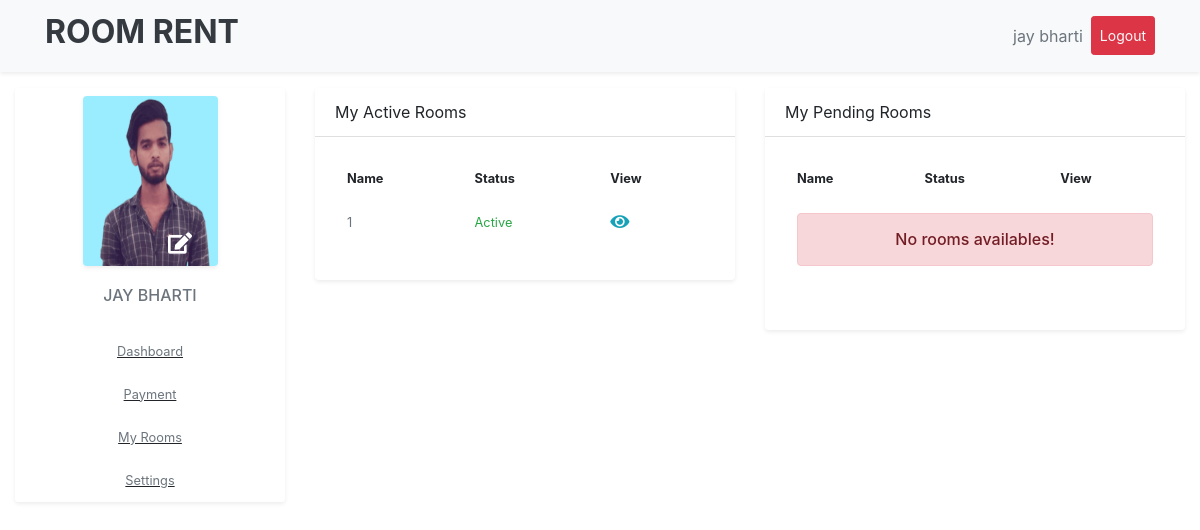
The app's page /renter_rooms/ (signed in), older data.
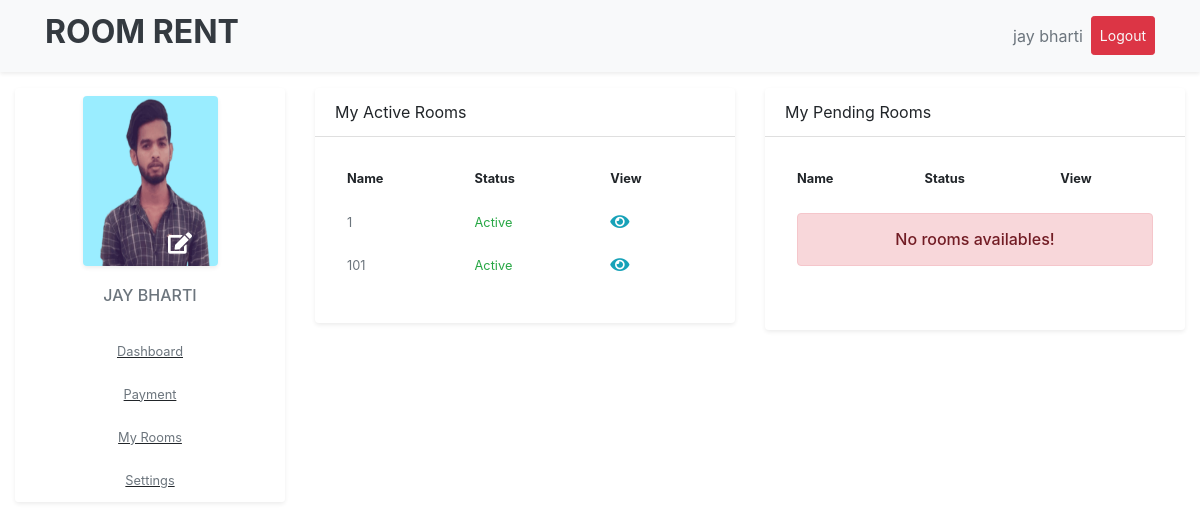
The same page, newer data.
### datawork/models.py (models this page shows, shortened)
class RoomAllot(models.Model):
    ra_id = models.AutoField(primary_key=True)
    ra_room_id = models.ForeignKey(Room, on_delete=models.DO_NOTHING)
    house_id = models.ForeignKey(OwnerHouse, on_delete=models.CASCADE)
    user_id = models.ForeignKey(User, on_delete=models.DO_NOTHING,related_name='user_id')
    renter = models.ForeignKey(User, on_delete=models.DO_NOTHING,related_name='renter')
    ra_doc = models.DateTimeField(default=datetime.now(), blank=True)
    ra_status = models.CharField(max_length=20, default='1',choices=(("0", "Request"), ("1", "Active"),("2","Pending")))
    slug = models.SlugField(blank=True, null=True)

class Room(models.Model):
    r_id = models.AutoField(primary_key=True)
    user_id = models.ForeignKey(User,on_delete=models.CASCADE)
    house_id = models.ForeignKey(OwnerHouse,on_delete=models.CASCADE)
    r_title = models.CharField(max_length=100)
    r_rent = models.IntegerField()
    r_type = models.ForeignKey(RoomType,on_delete=models.DO_NOTHING)
    r_desc = models.CharField(max_length=200)
    r_image = models.ImageField(upload_to="image")
    slug = models.SlugField()
    r_status = models.CharField(max_length=20, default='1',choices=(("0", "Pending"), ("1", "Active")))
    r_doc = models.DateTimeField(default=datetime.now(), blank=True)

### datawork/views.py (the view)
# urls.py: path('renter_rooms/',views.renter_rooms,name="renter_rooms"),
@login_required(login_url=logins)
def renter_rooms(r):
    data = {
        "user": RoomRenter.objects.filter(user_id__username=r.user),
        "userdata": User.objects.filter(username=r.user),
        "rooms_a": RoomAllot.objects.filter(renter__username=r.user, ra_status='1'),
        "rooms_p": RoomAllot.objects.filter(renter__username=r.user, ra_status='2'),
    }
    return render(r,'roomrenter/rr_rooms.html',data)

### datawork/templatetags/template_tags.py (called while the page is built)
@register.filter
def has_group(user,group_name):
    return user.groups.filter(name=group_name).exists()

### templates/roomrenter/rr_rooms.html (shortened to what this page needs)
{% extends 'roomrenter/rr_base.html' %}
{% load template_tags %}
{% block content %}
<div class="col-lg-9">
<div class="row">
    <div class="col-lg-6">
        <div class="card border-0 shadow-sm">
                <div class="card-header bg-transparent">My Active Rooms</div>
                <div class="card-body ">
                    <table class="table table-responsive-sm table-borderless">
                        <tr class="small">
                            <th>Name</th>
                            <th>Status</th>
                            <th>View</th>
                        </tr>
                        {% for r in rooms_a %}
                            <tr class="small">
                            <td class="text-muted">{{ r.ra_room_id.r_title }}</td>
                            <td>
                                <span class="text-success">Active</span>
                            </td>
                            <td><a href="{% url 'room_view' r.ra_room_id.r_id %}" class="m-0 p-0"><i class="fas fa-eye fa-lg text-info"></i></a></td>
                            </tr>
                        {% empty %}
                            <tr>
                                <td colspan="3"><div class="alert alert-danger h6 text-center p-3" role="alert">No rooms availables!</div></td>
                            </tr>
                        {% endfor %}
                    </table>
                </div>
            </div>
    </div>
     <div class="col-lg-6">
        <div class="card border-0 shadow-sm">
                <div class="card-header bg-transparent">My Pending Rooms</div>
                <div class="card-body ">
                    <table class="table table-responsive-sm table-borderless">
                        <tr class="small">
                            <th>Name</th>
                            <th>Status</th>
                            <th>View</th>
                        </tr>
                        {% for r in rooms_p %}
                            <tr class="small">
                            <td class="text-muted">{{ r.ra_room_id.r_title }}</td>
                            <td>
                                <span class="text-danger">Pending</span>
                            </td>
                            <td><a href="{% url 'room_view' r.ra_room_id.r_id %}" class="m-0 p-0"><i class="fas fa-eye fa-lg text-info"></i></a></td>
                            </tr>
                        {% empty %}
                            <tr>
                                <td colspan="3"><div class="alert alert-danger h6 text-center p-3" role="alert">No rooms availables!</div></td>
                            </tr>
                        {% endfor %}
                    </table>
                </div>
            </div>
    </div>
</div>
</div>
{% endblock %}

Row changes from the older to the newer data that the page shows:
added RoomAllot: ra_room_id.r_title "101"
